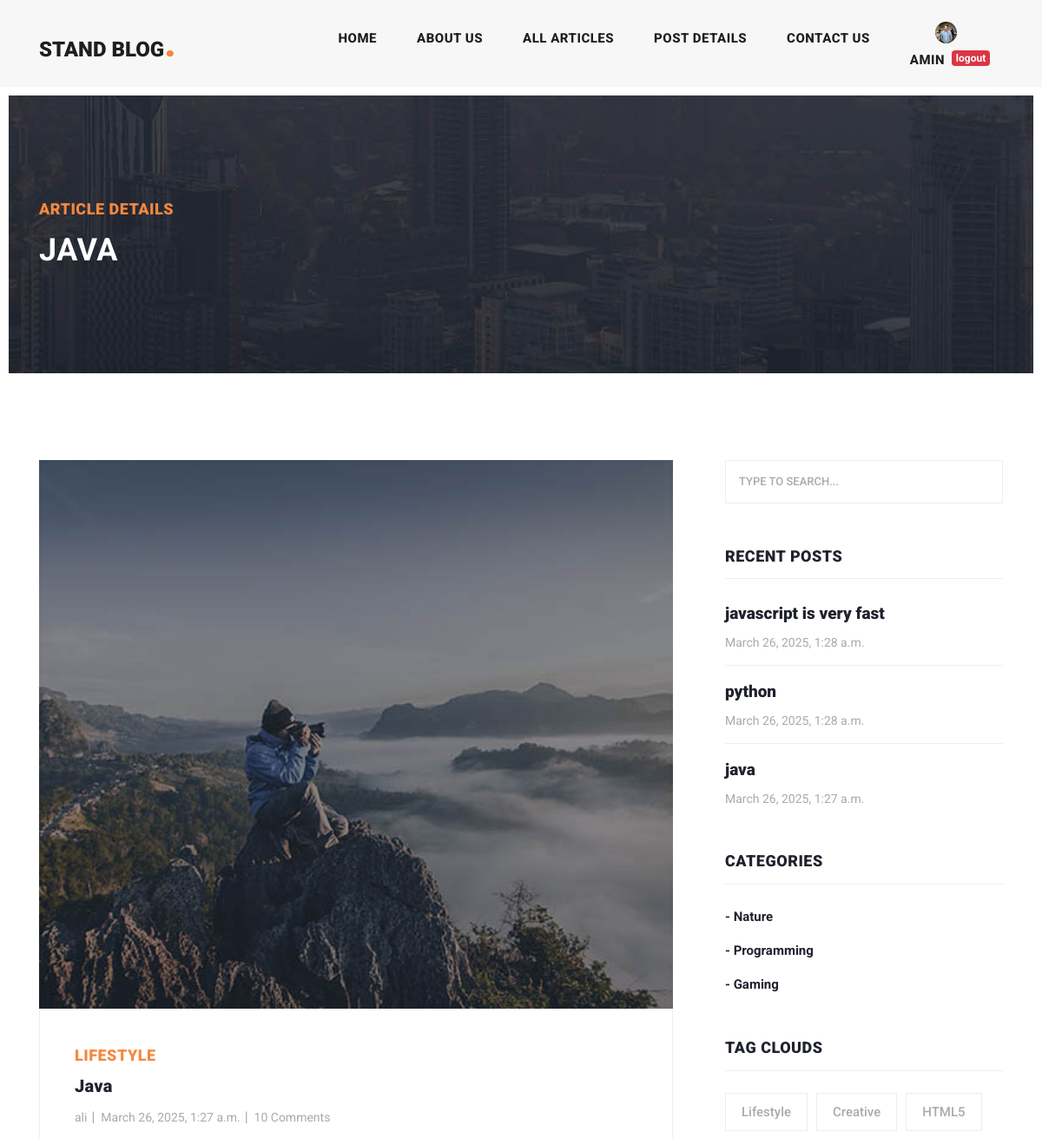
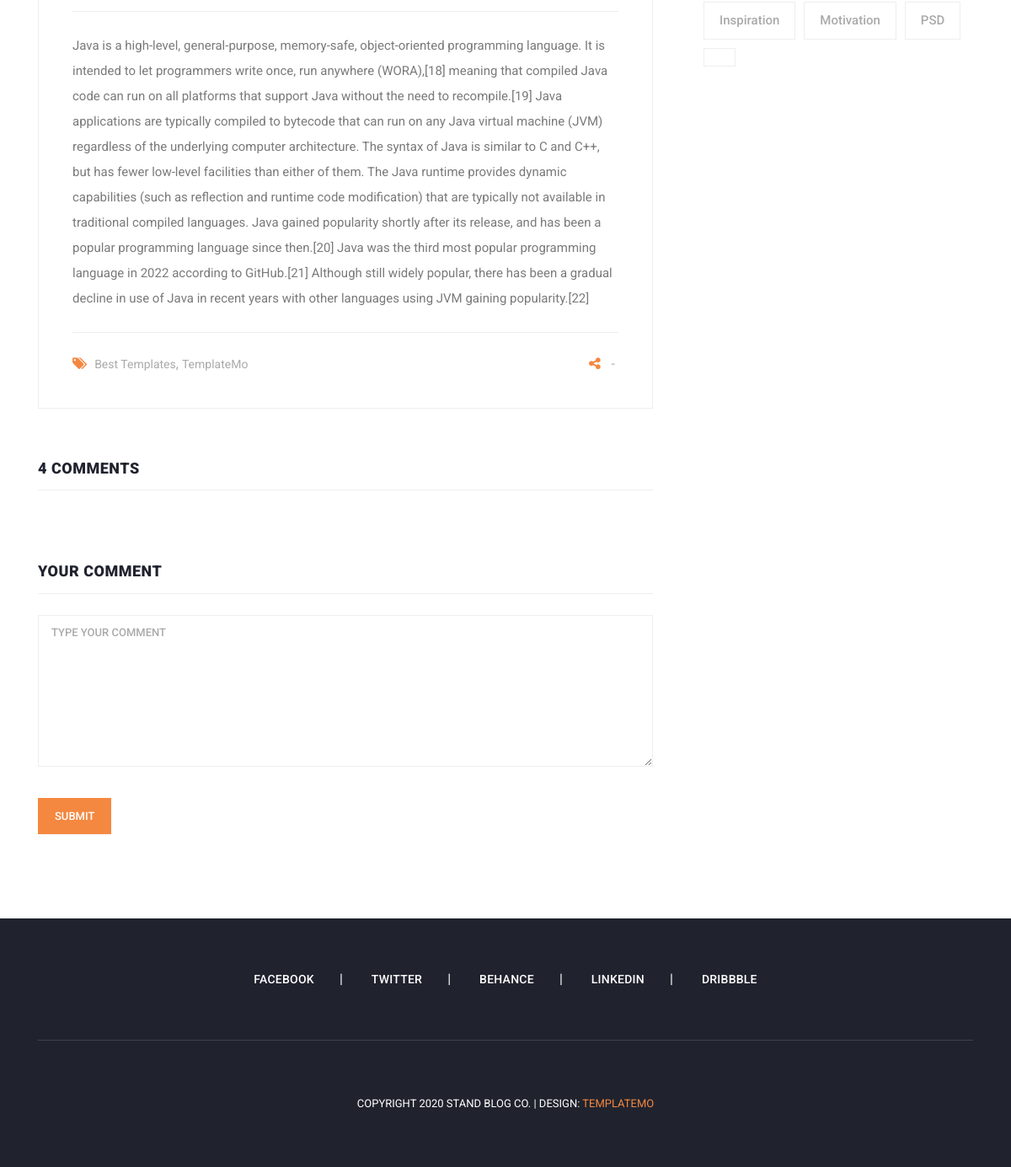
The app's page /articles/detail/java-is-useful (signed in) with its own data (2 pictures, top to bottom).
### account/models.py (models this page shows, shortened)
class Profile(models.Model):
    user = models.OneToOneField(User, on_delete=models.CASCADE)
    fathers_name = models.CharField(max_length=20)
    nationcode = models.CharField(max_length=11)
    image = models.ImageField(upload_to='profile/images', null=True, blank=True)

### blog/models.py (models this page shows, shortened)
class Article(models.Model):
    author = models.ForeignKey(User , on_delete=models.SET_NULL, null=True , blank=True , related_name='articles')
    title = models.CharField(max_length=80)
    category = models.ManyToManyField(Category , related_name="articles")
    body = models.TextField()
    image = models.ImageField(upload_to='images/articles')
    created = models.DateTimeField(auto_now_add=True)
    updated = models.DateTimeField(auto_now=True)
    is_published = models.BooleanField(default=True)
    slug = models.SlugField(blank=True , unique=True)
    objects = models.Manager()
    class Meta:
        ordering = ('-updated','-created')
    def get_absolute_url(self):
        return reverse('blog:article_detail', kwargs={'slug': self.slug})

class Category(models.Model):
    title = models.CharField(max_length=100)
    created = models.DateTimeField(auto_now_add=True)

### blog/views.py (the view)
# urls.py: path('detail/<slug:slug>', views.article_detail, name='article_detail'),
def article_detail(request, slug):
    article = get_object_or_404(Article, slug=slug)
    if request.method == 'POST':
        parent_id = request.POST.get('parent_id', None)
        body = request.POST.get('body')
        parent_id = int(parent_id) if parent_id and parent_id.isdigit() else None
        Comment.objects.create(body=body, article=article, user=request.user, parent_id=parent_id)
    return render(request, 'blog/article_detail.html', {'article': article})

### context_processors/context_processors.py (called while the page is built)
def recent_articles(request):
    recent_articles = Article.objects.order_by('-created')
    categories = Category.objects.all()
    return {'recent_articles': recent_articles , "categories": categories}

### blog/templates/blog/article_detail.html (shortened to what this page needs)
{% extends 'base.html' %}
{% load static %}
{% load social_share %}
{% block content %}
    <div class="heading-page header-text">
      <section class="page-heading">
        <div class="container">
          <div class="row">
            <div class="col-lg-12">
              <div class="text-content">
                <h4>Article Details</h4>
                <h2>{{ article.title }}</h2>
              </div>
            </div>
          </div>
        </div>
      </section>
    </div>
    <section class="blog-posts grid-system">
      <div class="container">
        <div class="row">
          <div class="col-lg-8">
            <div class="all-blog-posts">
              <div class="row">
                <div class="col-lg-12">
                  <div class="blog-post">
                    <div class="blog-thumb">
                      <img src="{{ article.image.url }}" alt="">
                    </div>
                    <div class="down-content">
                      <span>Lifestyle</span>
                      <a href="post-details.html"><h4>{{ article.title }}</h4></a>
                      <ul class="post-info">
                        <li><a href="#">{{ article.author.username }}</a></li>
                        <li><a href="#">{{ article.created }}</a></li>
                        <li><a href="#">10 Comments</a></li>
                      </ul>
                      <p>{{ article.body }}</p>
                      <div class="post-options">
                        <div class="row">
                          <div class="col-6">
                            <ul class="post-tags">
                              <li><i class="fa fa-tags"></i></li>
                              <li><a href="#">Best Templates</a>,</li>
                              <li><a href="#">TemplateMo</a></li>
                            </ul>
                          </div>
                          <div class="col-6">
                            <ul class="post-share">
                              <li><i class="fa fa-share-alt"></i></li>
                              <li>-</li>
                            </ul>
                          </div>
                        </div>
                      </div>
                    </div>
                  </div>
                </div>
                <div class="col-lg-12">
                  <div class="sidebar-item comments">
                    <div class="sidebar-heading">
                      <h2>4 comments</h2>
                    </div>
                  </div>
                </div>
              {% if request.user.is_authenticated %}
                  <div class="col-lg-12">
                  <div class="sidebar-item submit-comment">
                    <div class="sidebar-heading">
                      <h2>Your comment</h2>
                    </div>
                    <div class="content">
                      <form id="comment" action="#" method="post">
                        <div class="row">
                          <div class="col-lg-12">
                            <fieldset>
                              <textarea name="body" rows="6" id="body" placeholder="Type your comment" required=""></textarea>
                            </fieldset>
                          </div>
                          <div class="col-lg-12">
                            <fieldset>
                              <button type="submit" id="form-submit" class="main-button">Submit</button>
                            </fieldset>
                          </div>
                        </div>
                      </form>
                    </div>
                  </div>
                </div>
              {% endif %}
              </div>
            </div>
          </div>
          {% include 'includes/sidebar.html' %}
        </div>
      </div>
    </section>
{% endblock %}

### templates/includes/header.html (shortened to what this page needs)
{% load static %}
<header class="">
      <nav class="navbar navbar-expand-lg">
        <div class="container">
          <a class="navbar-brand" href="index.html"><h2>Stand Blog<em>.</em></h2></a>
          <div class="collapse navbar-collapse" id="navbarResponsive">
            <ul class="navbar-nav ml-auto">
              <li class="nav-item{% if request.resolver_match.url_name == 'home' %} active {% endif %}">
                <a class="nav-link" href="{% url 'home_app:home' %}">Home
                </a>
              </li>
              <li class="nav-item">
                <a class="nav-link" href="about.html">About Us</a>
              </li>
              <li class="nav-item {% if request.resolver_match.url_name == 'articles_list' %} active {% endif %} ">
                <a class="nav-link" href="{% url 'blog:articles_list' %}">All Articles</a>
              </li>
              <li class="nav-item">
                <a class="nav-link" href="post-details.html">Post Details</a>
              </li>
              <li class="nav-item">
                <a class="nav-link" href="{% url 'blog:contact_us' %}">Contact Us</a>
              </li>
              <li class="nav-item">
                  {% if request.user.is_authenticated %}
                      {% if user.profile.image %}
                          <span><img src="{{ user.profile.image.url }}" width="25px" height="25px" style="border-radius: 100%" alt=""></span>
                          {% else %}
                          <span><img src="{% static 'images/icons/index.jpg' %}" width="25px" height="25px" style="border-radius: 100%" alt=""></span>
                      {% endif %}
                      <div class="d-flex">
                          <a class="nav-link" href="">{{ request.user.username }}</a>
                      <a href={% url 'account:logout' %}><span class="badge badge-danger mt-2">logout</span></a>
                      </div>
                  {% else %}
                      <div class="d-flex" >
                      <a class="nav-link" href={% url 'account:login' %}>login</a> __
                      <a class="nav-link" href={% url 'account:register' %}>register</a>
                      </div>
                  {% endif %}
              </li>
            </ul>
          </div>
        </div>
      </nav>
    </header>

### templates/includes/sidebar.html
{% load static %}
<div class="col-lg-4">
            <div class="sidebar">
              <div class="row">
                <div class="col-lg-12">
                  <div class="sidebar-item search">
                    <form id="search_form" name="gs" method="GET" action="{% url 'blog:search_articles' %}">
                      <input type="text" name="q" class="searchText" placeholder="type to search..." autocomplete="on">
                    </form>
                  </div>
                </div>
                <div class="col-lg-12">
                  <div class="sidebar-item recent-posts">
                    <div class="sidebar-heading">
                      <h2>Recent Posts</h2>
                    </div>
                    <div class="content">
                      <ul>
                        {% for article in recent_articles %}
                            <li><a href="{{ article.get_absolute_url }}">
                              <h5>{{ article.title }}</h5>
                              <span>{{ article.created }}</span>
                        </a></li>
                        {% endfor %}
                      </ul>
                    </div>
                  </div>
                </div>
                <div class="col-lg-12">
                  <div class="sidebar-item categories">
                    <div class="sidebar-heading">
                      <h2>Categories</h2>
                    </div>
                    <div class="content">
                      <ul>
                          {% for category in categories %}
                              <li><a href="{% url 'blog:category_detail' category.id %}">- {{ category.title }}</a></li>
                          {% endfor %}
                      </ul>
                    </div>
                  </div>
                </div>
                <div class="col-lg-12">
                  <div class="sidebar-item tags">
                    <div class="sidebar-heading">
                      <h2>Tag Clouds</h2>
                    </div>
                    <div class="content">
                      <ul>
                        <li><a href="#">Lifestyle</a></li>
                        <li><a href="#">Creative</a></li>
                        <li><a href="#">HTML5</a></li>
                        <li><a href="#">Inspiration</a></li>
                        <li><a href="#">Motivation</a></li>
                        <li><a href="#">PSD</a></li>
                        <li><a href="#">{{ name }}</a></li>
                      </ul>
                    </div>
                  </div>
                </div>
              </div>
            </div>
          </div>

### records on screen
Article: title "JAVA", image (picture), title "Java", author.username "ali", created "March 26, 2025, 1:27 a.m.", body "Java is a high-level, general-purpose, memory-safe, object-oriented programming language. It is intended to let programmers write once, run anywhere (WORA),[18] meaning that compiled Java code can run on all platforms that support Java without the need to recompile.[19] Java applications are typically compiled to bytecode that can run on any Java virtual machine (JVM) regardless of the underlying computer architecture. The syntax of Java is similar to C and C++, but has fewer low-level facilities than either of them. The Java runtime provides dynamic capabilities (such as reflection and runtime code modification) that are typically not available in traditional compiled languages. Java…", title "java"
Article: title "javascript is very fast", created "March 26, 2025, 1:28 a.m."
Article: title "python", created "March 26, 2025, 1:28 a.m."
Category: title "Nature"
Category: title "Programming"
Category: title "Gaming"

### other values on screen
{{ request.user.username }} "AMIN"
